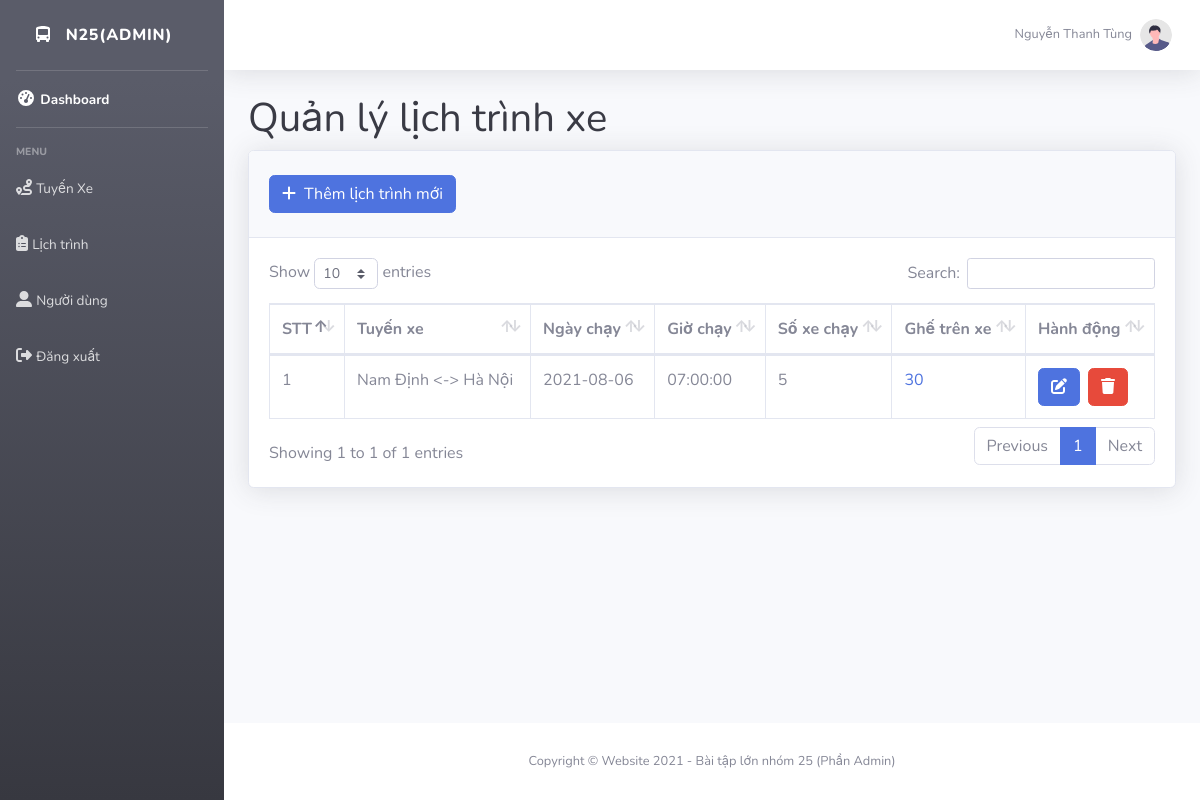
/admin/index.php?controller=bus&action=home (signed in), run on the app's committed database.
### tables this page shows
CREATE TABLE `xe` (
  `id` int(11) NOT NULL,
  `idRoute` int(11) NOT NULL,
  `date` date NOT NULL,
  `time` time NOT NULL,
  `totalSeat` int(11) NOT NULL
);

CREATE TABLE `bus_route` (
  `id` int(11) NOT NULL,
  `routeName` varchar(255) NOT NULL,
  `totalBus` int(11) NOT NULL
);

### admin/routes.php (called while the page is built, shortened)
<?php
$controller = new $kclass;
$controller->$action();
?>

### admin/index.php (called while the page is built, shortened)
<?php require_once "../admin/routes.php"; ?>

### admin/models/routemodel.php (called while the page is built, shortened)
<?php
class RouteModel
{
	function __construct($id, $routeName, $totalBus){
		$this->id = $id;
		$this->routeName = $routeName;
		$this->totalBus = $totalBus;
	}
	static function selected(){
		$list = [];
		$db = DB::getInstance();
		$query = $db->query('SELECT * FROM bus_route');
		foreach ($query->fetchAll() as $item) {
			$list[] =  new RouteModel($item['id'],$item['routeName'],$item['totalBus']);
		}
		return $list;
	}
}
?>

### admin/models/busmodel.php (called while the page is built, shortened)
<?php
class BusModel
{
	public function __construct($id, $idRoute, $date, $time, $totalSeat)
	{
		$this->id = $id;
		$this->idRoute = $idRoute;
		$this->date = $date;
		$this->time = $time;
		$this->totalSeat = $totalSeat;
	}
	public static function selected()
	{
		$list = [];
		$db = DB::getInstance();
		$query = $db->query('SELECT * FROM xe');
		foreach ($query->fetchAll(PDO::FETCH_ASSOC) as $item) {
			$list[] = new BusModel($item['id'],$item['idRoute'],$item['date'],$item['time'],$item['totalSeat']);
		}
		return $list;
	}
}
?>

### admin/views/buses/bus.php (the view, shortened to what this page needs)
<div class="container-fluid">
    <h1 class="h1 mb-2 text-gray-900">Quản lý lịch trình xe</h1>
    <div class="card shadow mb-4">
        <div class="card-header py-3">
            <h6 class="m-0 font-weight-bold text-primary"><a href="index.php?controller=bus&action=create"><button class="btn btn-primary my-2"><i class="fas fa-plus mr-2"></i>Thêm lịch trình mới</button></a></h6>
        </div>
        <div class="card-body">
            <div class="table-responsive">
                <table class="table table-bordered" id="dataTable" width="100%" cellspacing="0">
                    <thead>
                        <tr>
                            <th>STT</th>
                            <th>Tuyến xe</th>
                            <th>Ngày chạy</th>
                            <th>Giờ chạy</th>
                            <th>Số xe chạy</th>
                            <th>Ghế trên xe</th>
                            <th>Hành động</th>
                        </tr>
                    </thead>
                    <tbody>
                        <?php foreach ($buses as $bus) {
                            foreach ($routes as $route) {
                                if ($bus->idRoute == $route->id) {
                                    echo '<tr>';
                                        echo '<td>'.$bus->id.'</td>';
                                        echo '<td>'.$route->routeName.'</td>';
                                        echo '<td>'.$bus->date.'</td>';
                                        echo '<td>'.$bus->time.'</td>';
                                        echo '<td>'.$route->totalBus.'</td>';
                                        echo '<td><a href="#" data-toggle="modal" data-target="#seat">'.$bus->totalSeat.'</a></td>';
                                        echo '<td>';
                                            echo '<a class="mr-2" href="index.php?controller=bus&action=edit&id='.$bus->id.'"><button class="btn btn-primary"><i class="fas fa-edit"></i></button></a>';
                                            echo '<button class="btn btn-danger" data-toggle="modal" data-target="#deleteBus"><i class="fas fa-trash"></i></button>';
                                        echo '</td>';
                                    echo '</tr>';
                                }
                            }
                        } ?>
                    </tbody>
                </table>
            </div>
        </div>
    </div>
</div>

### data on the page
xe: id "1", date "2021-08-06", time "07:00:00", totalSeat "30"
bus_route: routeName "Nam Định <-> Hà Nội", totalBus "5"

### other printed values
$_SESSION['User_name'] "Nguyễn Thanh Tùng"
